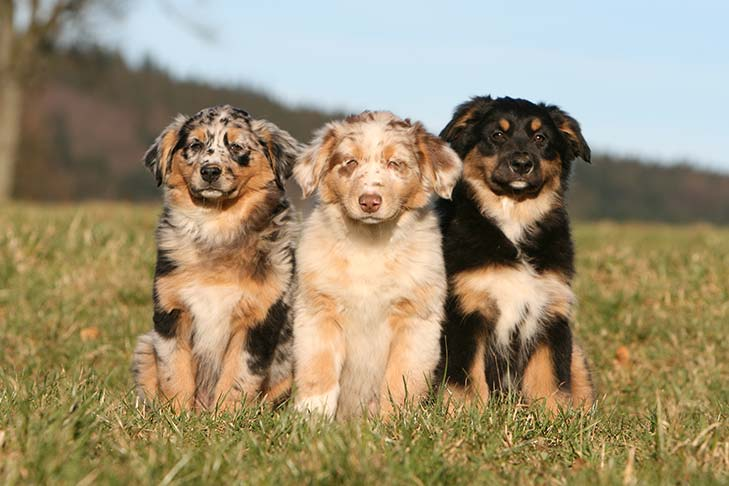
#> input picture dogs.jpeg, 729 x 486 px, found by its file name
$ python edgeDetection.py
#> lines starting #> are read from the running program, lines starting #| are printed output that depends on the picture; after the words box and inside, x2 and y2 are one past the last pixel; in counts of white or black regions, pixels touching at a corner belong together
#Edge detection is used to identify edges or boundaries in an image. OpenCV provides several edge detection algorithms. Here's how to apply the Canny edge detector:

import cv2

# Load an image
image = cv2.imread('dogs.jpeg')
#> image is the input picture: shape (486, 729, 3); mean B, G, R 115.1, 144.1, 157.9

# Convert the image to grayscale (required for Canny)
gray_image = cv2.cvtColor(image, cv2.COLOR_BGR2GRAY)
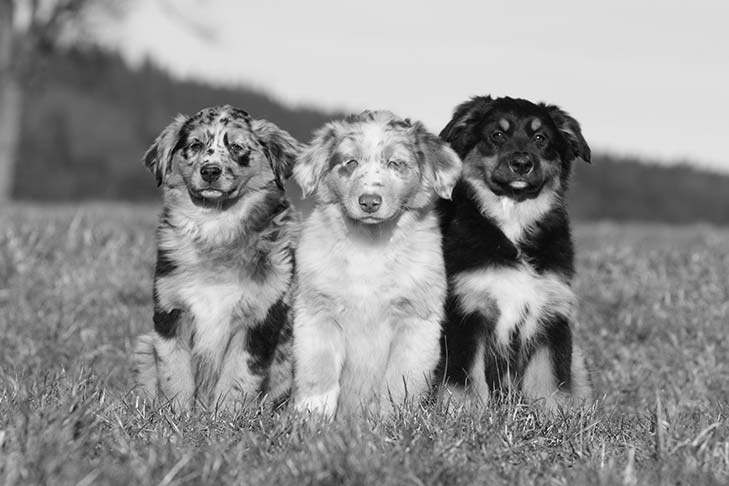
#> gray_image: shape (486, 729); min 1, max 250, mean 144.9

# Apply Canny edge detection
edges = cv2.Canny(gray_image, 100, 200)  # You can adjust the threshold values
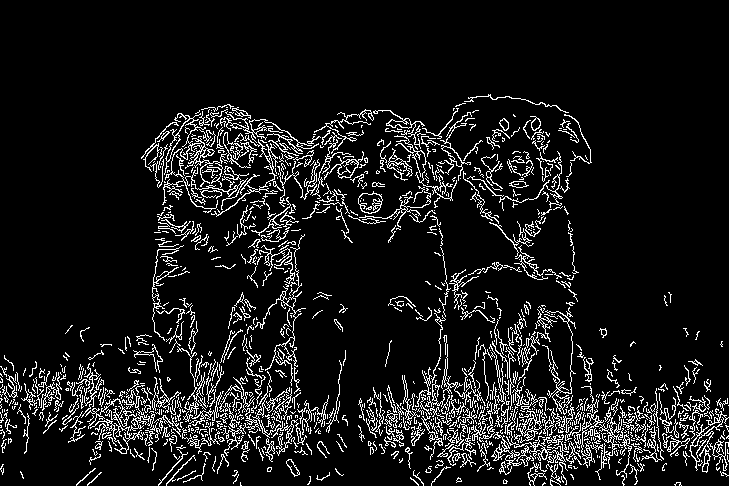
#> edges: shape (486, 729); 9.3% white in thin lines or dots, all inside (x1, y1, x2, y2) = (0, 94, 729, 486)

cv2.imshow('Edges', edges)
cv2.waitKey(0)
cv2.destroyAllWindows()

$ run again, with cars.jpg copied over dogs.jpeg
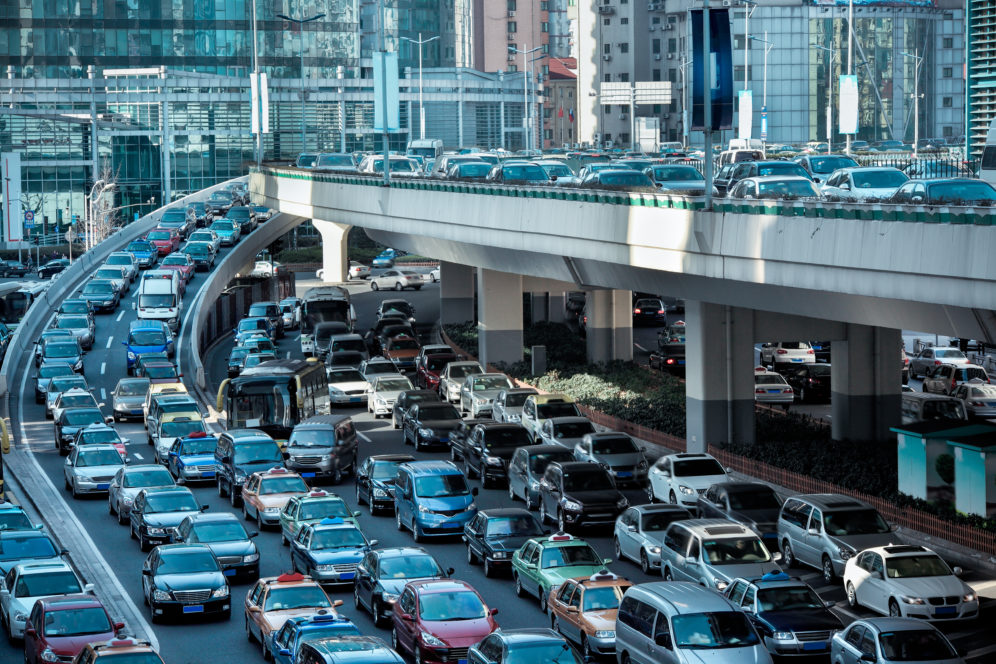
#> input picture cars.jpg, 996 x 664 px, found by its file name
#> image is the input picture: shape (664, 996, 3); mean B, G, R 118.9, 106, 77.4
#> `gray_image = cv2.cvtColor(image, cv2.COLOR_BGR2GRAY)`:
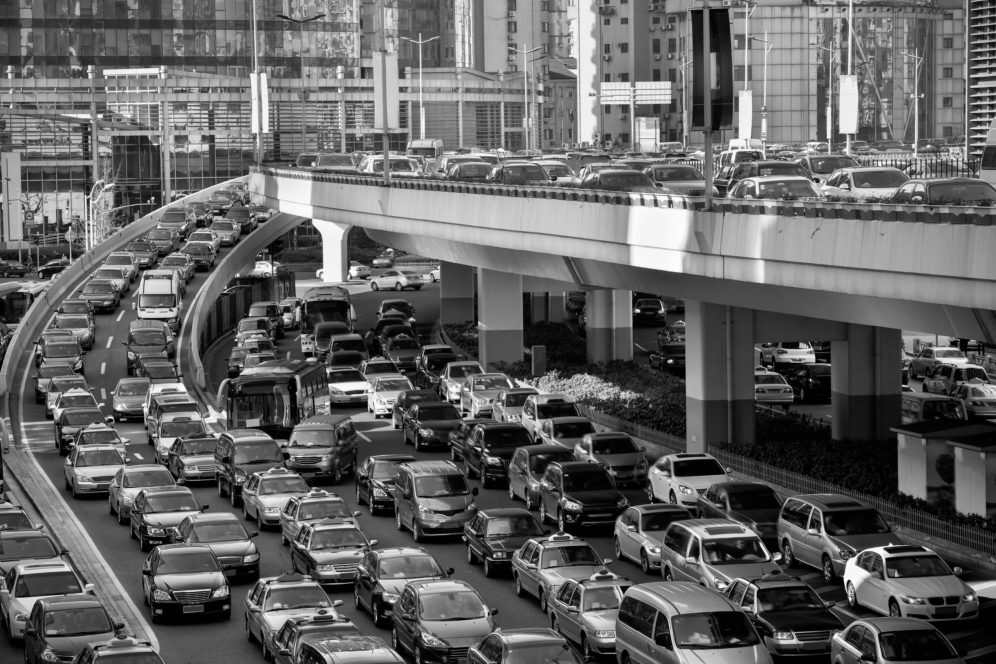
#> gray_image: shape (664, 996); min 0, max 255, mean 98.9
#> `edges = cv2.Canny(gray_image, 100, 200)`:
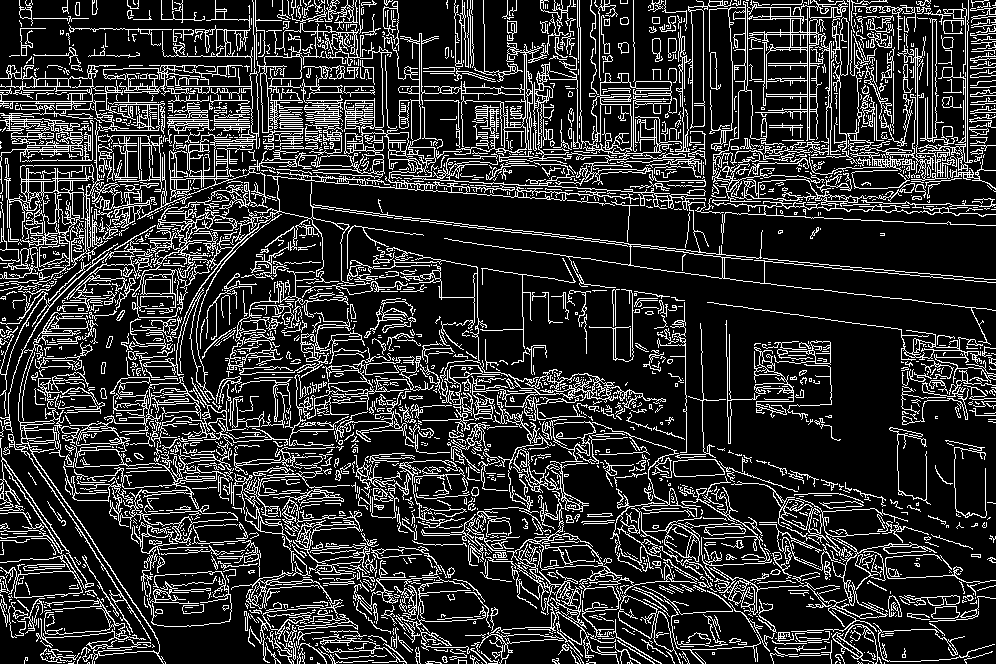
#> edges: shape (664, 996); 18.6% white in thin lines or dots
